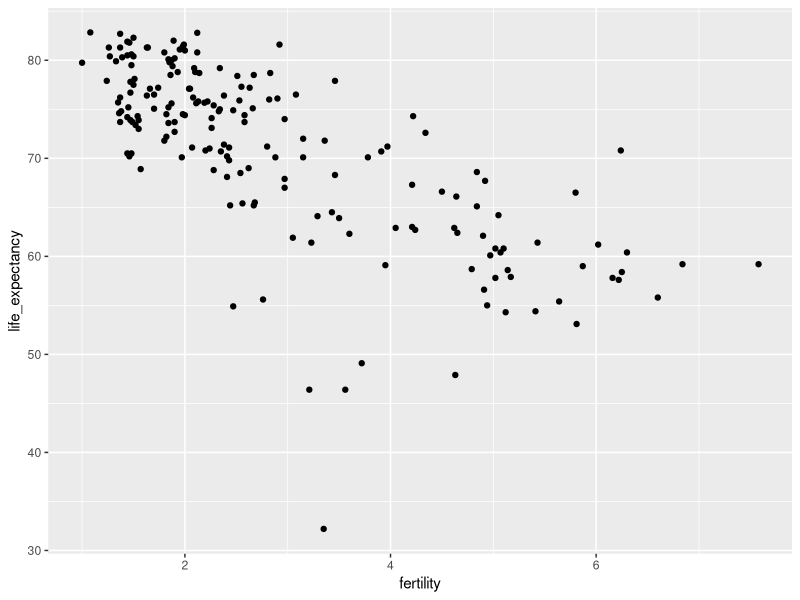
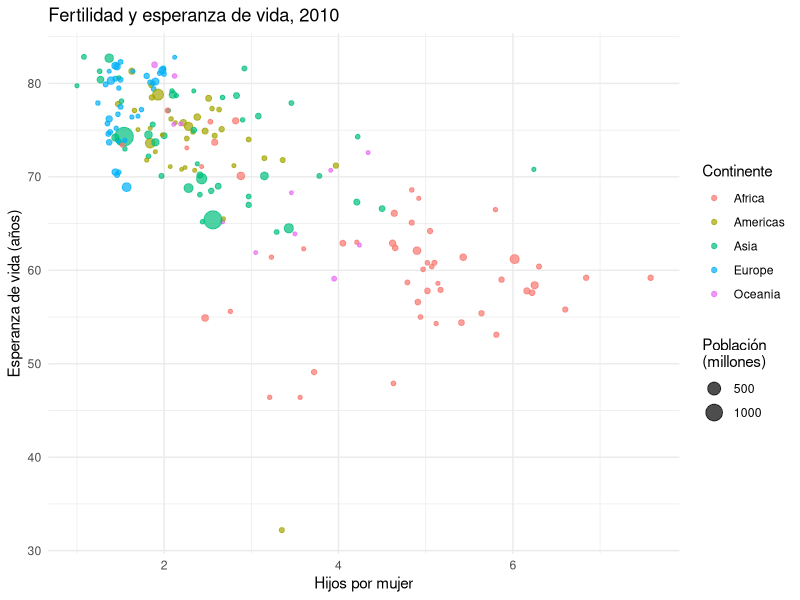
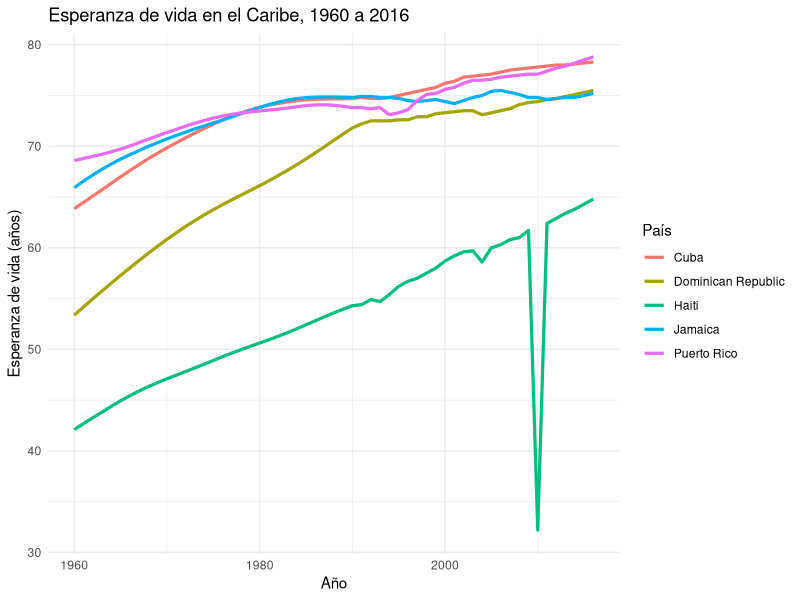

Write R code to recreate these figures, in order.
# ---------------------------------------------------------------------------
# Taller Introducción a R: primeros pasos en R y RStudio
# Centro Académico de Cómputos (CACCS), Facultad de Ciencias Sociales, UPR-RP
# Viernes 13 de noviembre de 2026, de 8:00 a 10:00, salón 118
# Dr. Rashid C. J. Marcano Rivera
#
# Ejecuten cada línea con Ctrl + Enter (Windows) o Cmd + Return (Mac).
# Si ven símbolos raros en lugar de tildes o eñes, reabran el archivo con
# File > Reopen with Encoding > UTF-8.
# ---------------------------------------------------------------------------

# Paso 3: R como calculadora -------------------------------------------------
1 + 2
13 / 2
2 ^ 6
sqrt(81)

# Paso 5: objetos -------------------------------------------------------------
x <- 4
x + 2

isla <- "Puerto Rico"   # texto, entre comillas
isla

bilingüe <- TRUE        # valor lógico
bilingüe

# Paso 6: vectores y funciones ------------------------------------------------
edades <- c(23, 31, 27, 45, 38, 22, 29)

mean(edades)    # media
sd(edades)      # desviación estándar
range(edades)   # mínimo y máximo
length(edades)  # cuántos valores hay

?mean           # la ayuda de la función
# mean("texto") # quiten el # para ver un error

# Su turno (5 minutos) ---------------------------------------------------------
# 1. Creen un vector horas_sueño con siete valores, uno por día de la semana.
# 2. Calculen la media, el mínimo (min()) y el máximo (max()).
# 3. Redondeen la media a un decimal con round(). Busquen en ?round cómo.


# Paso 7: paquetes ------------------------------------------------------------
# install.packages(c("tidyverse", "dslabs"))   # una sola vez
library(tidyverse)
library(dslabs)
data(gapminder)

# Paso 8: mirar los datos -----------------------------------------------------
glimpse(gapminder)
head(gapminder)
summary(gapminder)
# View(gapminder)

# Paso 9: transformar con dplyr -----------------------------------------------
gapminder |>
  filter(country %in% c("Puerto Rico", "Cuba", "Dominican Republic", "Jamaica"),
         year %in% c(1970, 1990, 2010)) |>
  select(country, year, life_expectancy, fertility) |>
  arrange(year, country)

gapminder |>
  filter(year == 2010) |>
  mutate(pib_per_cápita = gdp / population) |>
  group_by(continent) |>
  summarise(esperanza_media = mean(life_expectancy, na.rm = TRUE),
            pib_mediano = median(pib_per_cápita, na.rm = TRUE),
            países = n())

# Su turno (8 minutos) ---------------------------------------------------------
# 1. Filtren los datos de Puerto Rico y ordénenlos por año.
# 2. ¿En qué año alcanzó Puerto Rico su mayor esperanza de vida?
#    Usen arrange(desc(life_expectancy)).
# 3. Calculen la fertilidad media por continente en 1970 y en 2010.
#    Pista: group_by(continent, year).


# Paso 10: gráficos con ggplot2 -----------------------------------------------
gapminder |>
  filter(year == 2010) |>
  ggplot(aes(x = fertility, y = life_expectancy)) +
  geom_point()

gapminder |>
  filter(year == 2010) |>
  ggplot(aes(x = fertility, y = life_expectancy,
             colour = continent, size = population / 10^6)) +
  geom_point(alpha = 0.7) +
  labs(title = "Fertilidad y esperanza de vida, 2010",
       x = "Hijos por mujer", y = "Esperanza de vida (años)",
       colour = "Continente", size = "Población\n(millones)") +
  theme_minimal()

caribe <- c("Puerto Rico", "Cuba", "Dominican Republic", "Jamaica", "Haiti")

gapminder |>
  filter(country %in% caribe) |>
  ggplot(aes(x = year, y = life_expectancy, colour = country)) +
  geom_line(linewidth = 1.1) +
  labs(title = "Esperanza de vida en el Caribe, 1960 a 2016",
       x = "Año", y = "Esperanza de vida (años)", colour = "País") +
  theme_minimal()

# Su turno (8 minutos) ---------------------------------------------------------
# 1. Hagan el gráfico del Caribe con la fertilidad en lugar de la esperanza de vida.
# 2. Añadan otro país que les interese.
# 3. Guárdenlo: ggsave("mi-gráfico.png", width = 8, height = 5)


# Importar sus propios datos (referencia; no se corre hoy) --------------------
# datos <- read_csv("datos/encuesta.csv")              # CSV
# datos <- haven::read_sav("datos/encuesta.sav")       # SPSS
# datos <- haven::read_dta("datos/encuesta.dta")       # Stata
# datos <- readxl::read_excel("datos/encuesta.xlsx")   # Excel
